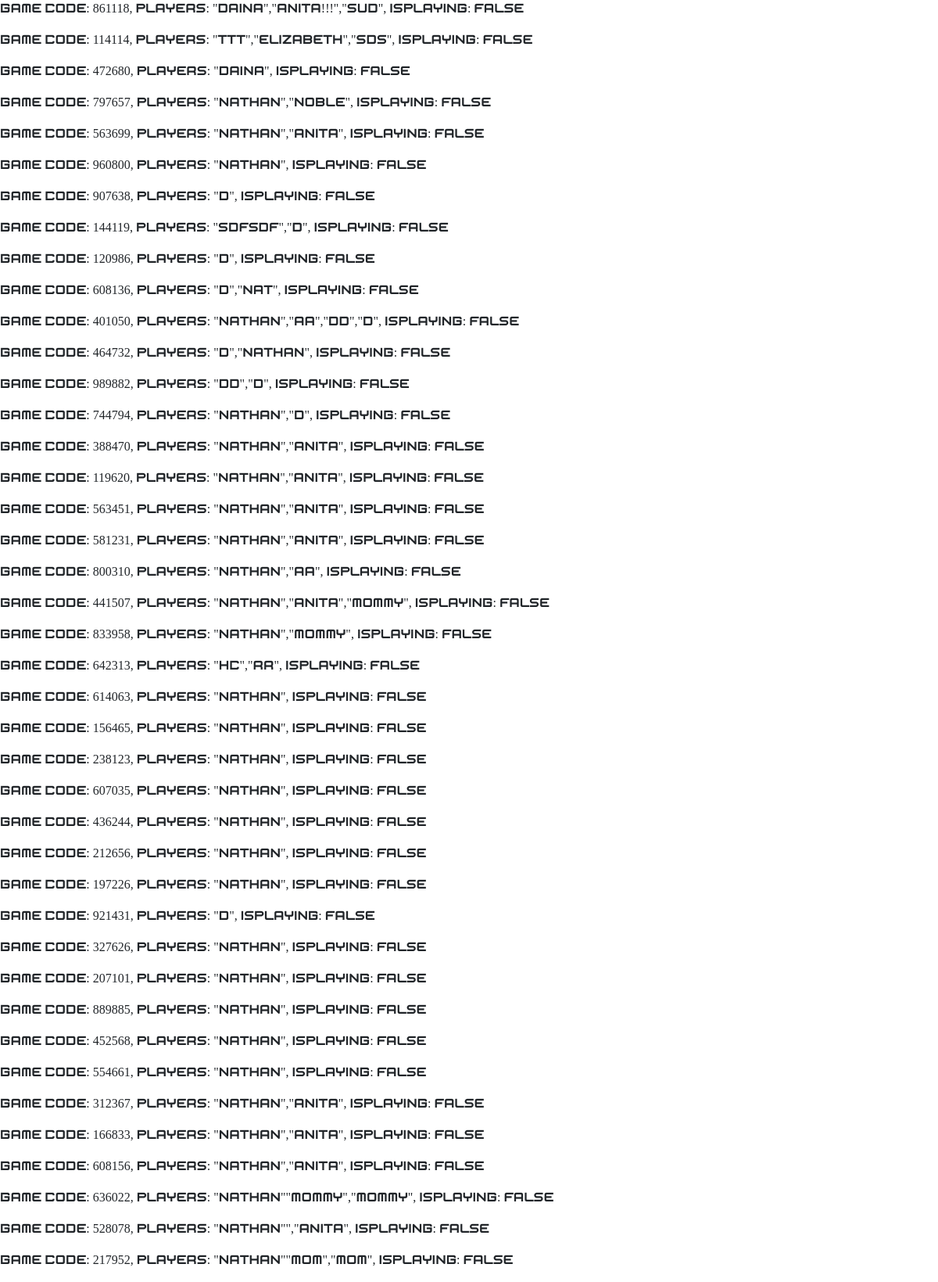
/view (upper part), run on the app's committed database.
### app.py (models this page shows, shortened)
class players(db.Model):
    _id = db.Column("id", db.Integer, primary_key=True)
    gameCode = db.Column("gameCode", db.String(100),unique=True)
    playerList = db.Column("playerList", db.String(150),unique=False)
    isPlaying = db.Column("isPlaying", db.Boolean,unique=False)

### app.py (the view)
@app.route('/view', methods=['GET', 'POST']) #for testing purposes
def view():
    if request.method == 'POST':
        code = request.form['code']
        pl = request.form['pl']
        player = players(gameCode=code, playerList=pl)
        db.session.add(player)
        db.session.commit()
    return render_template("view.html", values=players.query.all())

### templates/view.html (shortened to what this page needs)
<!doctype html>
<html lang="en">
  <head>
    <link rel="stylesheet" href="https://maxcdn.bootstrapcdn.com/bootstrap/4.0.0/css/bootstrap.min.css">
    <link rel="stylesheet" type="text/css" href="{{ url_for('static', filename='style.css') }}">
    type="image/x-icon">  </head>
  <body style="font-family: cofleyMain">
    {% for item in values%}
    <p>Game Code: {{ item.gameCode }}, Players: {{ item.playerList }}, isPlaying: {{ item.isPlaying }}</p>
    {% endfor %}
  </body>
</html>

### static/style.css (style rules this page uses)
body { background-color: white; }

### data on the page
players: gameCode "861118", playerList "\"Daina\",\"Anita!!!\",\"SUD\"", isPlaying "False"
players: gameCode "114114", playerList "\"Ttt\",\"Elizabeth\",\"sds\"", isPlaying "False"
players: gameCode "472680", playerList "\"Daina\"", isPlaying "False"
players: gameCode "797657", playerList "\"nathan\",\"noble\"", isPlaying "False"
players: gameCode "563699", playerList "\"nathan\",\"anita\"", isPlaying "False"
players: gameCode "960800", playerList "\"nathan\"", isPlaying "False"
players: gameCode "907638", playerList "\"d\"", isPlaying "False"
players: gameCode "144119", playerList "\"sdfsdf\",\"d\"", isPlaying "False"
players: gameCode "120986", playerList "\"d\"", isPlaying "False"
players: gameCode "608136", playerList "\"d\",\"nat\"", isPlaying "False"
players: gameCode "401050", playerList "\"nathan\",\"aa\",\"dd\",\"d\"", isPlaying "False"
players: gameCode "464732", playerList "\"d\",\"nathan\"", isPlaying "False"
players: gameCode "989882", playerList "\"dd\",\"d\"", isPlaying "False"
players: gameCode "744794", playerList "\"nathan\",\"d\"", isPlaying "False"
players: gameCode "388470", playerList "\"nathan\",\"anita\"", isPlaying "False"
players: gameCode "119620", playerList "\"nathan\",\"anita\"", isPlaying "False"
players: gameCode "563451", playerList "\"nathan\",\"anita\"", isPlaying "False"
players: gameCode "581231", playerList "\"nathan\",\"anita\"", isPlaying "False"
players: gameCode "800310", playerList "\"nathan\",\"aa\"", isPlaying "False"
players: gameCode "441507", playerList "\"nathan\",\"anita\",\"mommy\"", isPlaying "False"
players: gameCode "833958", playerList "\"nathan\",\"mommy\"", isPlaying "False"
players: gameCode "642313", playerList "\"HC\",\"RR\"", isPlaying "False"
players: gameCode "614063", playerList "\"nathan\"", isPlaying "False"
players: gameCode "156465", playerList "\"nathan\"", isPlaying "False"
players: gameCode "238123", playerList "\"nathan\"", isPlaying "False"
players: gameCode "607035", playerList "\"nathan\"", isPlaying "False"
players: gameCode "436244", playerList "\"nathan\"", isPlaying "False"
players: gameCode "212656", playerList "\"nathan\"", isPlaying "False"
players: gameCode "197226", playerList "\"nathan\"", isPlaying "False"
players: gameCode "921431", playerList "\"d\"", isPlaying "False"
players: gameCode "327626", playerList "\"nathan\"", isPlaying "False"
players: gameCode "207101", playerList "\"nathan\"", isPlaying "False"
players: gameCode "889885", playerList "\"nathan\"", isPlaying "False"
players: gameCode "452568", playerList "\"nathan\"", isPlaying "False"
players: gameCode "554661", playerList "\"nathan\"", isPlaying "False"
players: gameCode "312367", playerList "\"nathan\",\"anita\"", isPlaying "False"
players: gameCode "166833", playerList "\"nathan\",\"anita\"", isPlaying "False"
players: gameCode "608156", playerList "\"nathan\",\"anita\"", isPlaying "False"
players: gameCode "636022", playerList "\"nathan\"\"mommy\",\"mommy\"", isPlaying "False"
players: gameCode "528078", playerList "\"nathan\"\",\"anita\"", isPlaying "False"
players: gameCode "217952", playerList "\"nathan\"\"mom\",\"mom\"", isPlaying "False"
